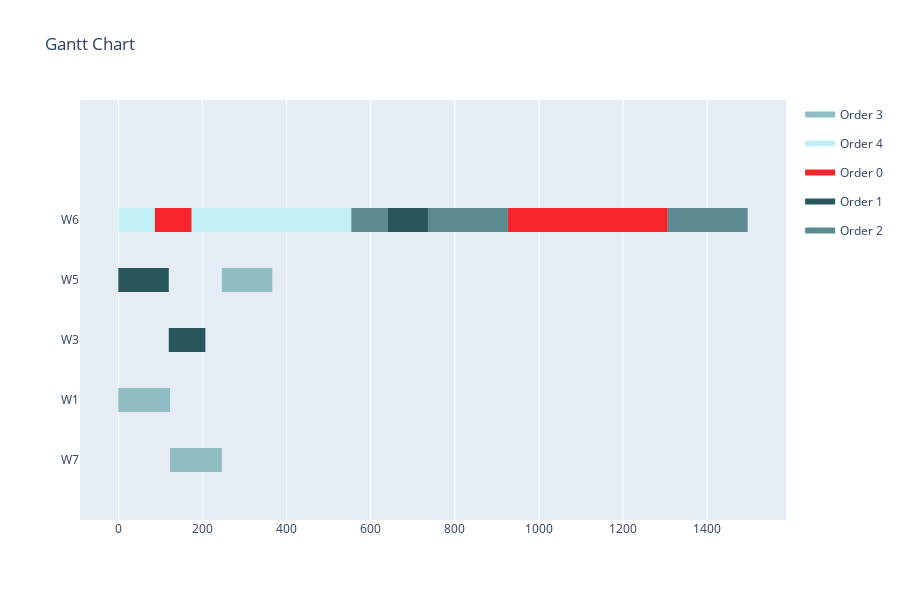

Notebook source saved alongside this figure:
### Code cell
def is_first(jobs, index): # check if job is the first in it's order sequence
    return jobs[index][2] == 0 or order_for_index[jobs[index][2]-1] != order_for_index[jobs[index][2]]
durations = []
for i in range(len(assignments)):
    durations.append(duration_lookup_table[operations[i]][assignments[i]])

w = dict()
for i in range(len(assignments)):
    if assignments[i] not in w:
        w[assignments[i]] = []
    w[assignments[i]].append([solution[i], solution[i]+durations[i], i]) #<start, end, index>
import copy
new_solution = copy.deepcopy(solution)
changes_made = True
while changes_made:
    changes_made = False
    for workstation in w.keys():
        sorted_jobs = sorted(w[workstation], key=lambda x: x[0])
        for i in range(len(sorted_jobs)):
            shift = 0
            if is_first(sorted_jobs, i):
                if i == 0: # start at 0
                    shift = sorted_jobs[i][0] 
                    sorted_jobs[i][0] -= shift
                    sorted_jobs[i][1] -= shift                  
                else: # there are other jobs on this workstation before this one
                    shift = sorted_jobs[i][0] - sorted_jobs[i-1][1] # move it back to where the previous job stopped
                    sorted_jobs[i][0] -= shift
                    sorted_jobs[i][1] -= shift
            else: # find end of previous job in sequence + end of job previous on the workstation -> move to closer one
                prev_end = new_solution[sorted_jobs[i][2]-1] + durations[sorted_jobs[i][2]-1]
                prev_shift = sorted_jobs[i][0] - prev_end
                if i == 0: # no previous jobs on this workstation
                    shift = prev_shift
                    sorted_jobs[i][0] -= shift
                    sorted_jobs[i][1] -= shift
                else:
                    shift = sorted_jobs[i][0] - sorted_jobs[i-1][1] # move it back to where the previous job stopped
                    if prev_shift < shift:
                        shift = prev_shift
                    sorted_jobs[i][0] -= shift
                    sorted_jobs[i][1] -= shift
            new_solution[sorted_jobs[i][2]] = sorted_jobs[i][0] # update new start points
            changes_made = changes_made or shift != 0
print(new_solution)
print(f'Makespan: {abs(fitness_function_time_slots(new_solution, 0)) - 1}')
data = []
for i in range(len(operations)):
    data.append([assignments[i], operations[i], new_solution[i], durations[i]])
visualize(data)

### Figure 1 — Plotly figure (JSON) as saved in the notebook; plotly's stock layout.template omitted (floating-point values rounded to 4 significant figures)
{"data": [{"fill": "toself", "fillcolor": "rgb(143, 189, 196)", "hoverinfo": "name", "legendgroup": "rgb(143, 189, 196)", "mode": "none", "name": "Order 3", "type": "scatter", "x": [0, 123, 123, 0, 0, 123, 246, 246, 123, 123, 246, 366, 366, 246], "y": [0.8, 0.8, 1.2, 1.2, null, -0.2, -0.2, 0.2, 0.2, null, 2.8, 2.8, 3.2, 3.2]}, {"fill": "toself", "fillcolor": "rgb(194, 240, 247)", "hoverinfo": "name", "legendgroup": "rgb(194, 240, 247)", "mode": "none", "name": "Order 4", "type": "scatter", "x": [0, 87, 87, 0, 0, 174, 364, 364, 174, 174, 364, 554, 554, 364], "y": [3.8, 3.8, 4.2, 4.2, null, 3.8, 3.8, 4.2, 4.2, null, 3.8, 3.8, 4.2, 4.2]}, {"fill": "toself", "fillcolor": "rgb(246, 36, 43)", "hoverinfo": "name", "legendgroup": "rgb(246, 36, 43)", "mode": "none", "name": "Order 0", "type": "scatter", "x": [87, 174, 174, 87, 87, 926, 1116, 1116, 926, 926, 1116, 1306, 1306, 1116], "y": [3.8, 3.8, 4.2, 4.2, null, 3.8, 3.8, 4.2, 4.2, null, 3.8, 3.8, 4.2, 4.2]}, {"fill": "toself", "fillcolor": "rgb(41, 87, 94)", "hoverinfo": "name", "legendgroup": "rgb(41, 87, 94)", "mode": "none", "name": "Order 1", "type": "scatter", "x": [0, 120, 120, 0, 0, 120, 207, 207, 120, 120, 641, 736, 736, 641], "y": [2.8, 2.8, 3.2, 3.2, null, 1.8, 1.8, 2.2, 2.2, null, 3.8, 3.8, 4.2, 4.2]}, {"fill": "toself", "fillcolor": "rgb(92, 138, 145)", "hoverinfo": "name", "legendgroup": "rgb(92, 138, 145)", "mode": "none", "name": "Order 2", "type": "scatter", "x": [554, 641, 641, 554, 554, 736, 926, 926, 736, 736, 1306, 1496, 1496, 1306], "y": [3.8, 3.8, 4.2, 4.2, null, 3.8, 3.8, 4.2, 4.2, null, 3.8, 3.8, 4.2, 4.2]}, {"legendgroup": "rgb(143, 189, 196)", "marker": {"color": "rgb(143, 189, 196)", "opacity": 0, "size": 1}, "mode": "markers", "name": "", "showlegend": false, "text": [null, null, null, null, null, null], "type": "scatter", "x": [0, 123, 123, 246, 246, 366], "y": [1, 1, 0, 0, 3, 3]}, {"legendgroup": "rgb(194, 240, 247)", "marker": {"color": "rgb(194, 240, 247)", "opacity": 0, "size": 1}, "mode": "markers", "name": "", "showlegend": false, "text": [null, null, null, null, null, null], "type": "scatter", "x": [0, 87, 174, 364, 364, 554], "y": [4, 4, 4, 4, 4, 4]}, {"legendgroup": "rgb(246, 36, 43)", "marker": {"color": "rgb(246, 36, 43)", "opacity": 0, "size": 1}, "mode": "markers", "name": "", "showlegend": false, "text": [null, null, null, null, null, null], "type": "scatter", "x": [87, 174, 926, 1116, 1116, 1306], "y": [4, 4, 4, 4, 4, 4]}, {"legendgroup": "rgb(41, 87, 94)", "marker": {"color": "rgb(41, 87, 94)", "opacity": 0, "size": 1}, "mode": "markers", "name": "", "showlegend": false, "text": [null, null, null, null, null, null], "type": "scatter", "x": [0, 120, 120, 207, 641, 736], "y": [3, 3, 2, 2, 4, 4]}, {"legendgroup": "rgb(92, 138, 145)", "marker": {"color": "rgb(92, 138, 145)", "opacity": 0, "size": 1}, "mode": "markers", "name": "", "showlegend": false, "text": [null, null, null, null, null, null], "type": "scatter", "x": [554, 641, 736, 926, 1306, 1496], "y": [4, 4, 4, 4, 4, 4]}], "layout": {"height": 600, "hovermode": "closest", "showlegend": true, "title": {"text": "Gantt Chart"}, "xaxis": {"rangeselector": {"buttons": [{"count": 7, "label": "1w", "step": "day", "stepmode": "backward"}, {"count": 1, "label": "1m", "step": "month", "stepmode": "backward"}, {"count": 6, "label": "6m", "step": "month", "stepmode": "backward"}, {"count": 1, "label": "YTD", "step": "year", "stepmode": "todate"}, {"count": 1, "label": "1y", "step": "year", "stepmode": "backward"}, {"step": "all"}]}, "showgrid": true, "type": "linear", "zeroline": false}, "yaxis": {"autorange": false, "range": [-1, 6], "showgrid": false, "ticktext": ["W7", "W1", "W3", "W5", "W6"], "tickvals": [0, 1, 2, 3, 4], "zeroline": false}}}
